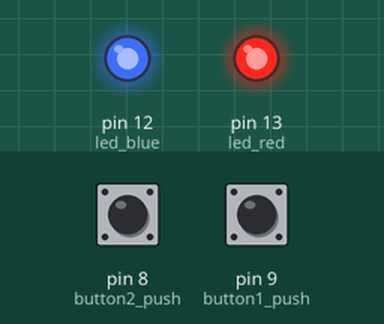
This sketch was run on a simulated Arduino Uno, built with avr-gcc and run on an emulated ATmega328P. Shown: output pins drawn as LEDs (lit = HIGH). The test bench sets the inputs (shaded band); at power-on: pin 8 (button2_push) HIGH, pin 9 (button1_push) HIGH. What the sketch prints to the serial monitor is not drawn.

Above: at 1.2 s.
1.3 s: pin 8 (button2_push) pulled LOW for 0.15 s
At 1.38 s:
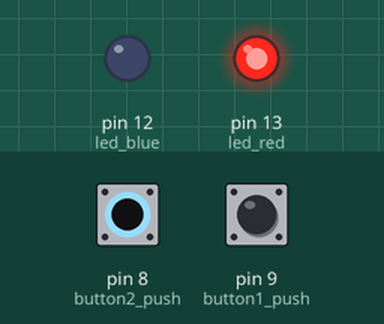
2.9 s: pin 9 (button1_push) pulled LOW for 0.15 s
At 2.98 s:
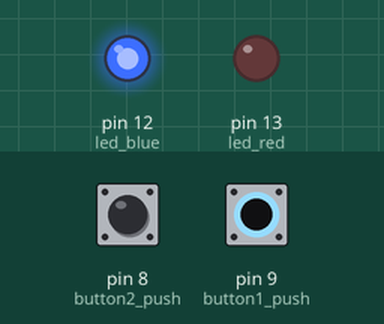
4.5 s: pin 9 (button1_push) pulled LOW for 3.2 s
At 8.3 s:
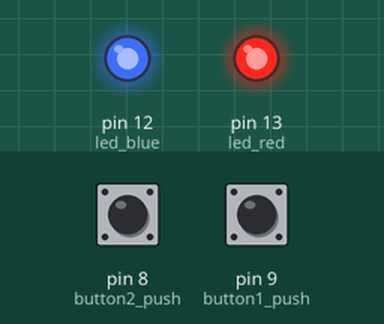
9.2 s: pin 8 (button2_push) pulled LOW for 3.2 s
At 9.6 s:
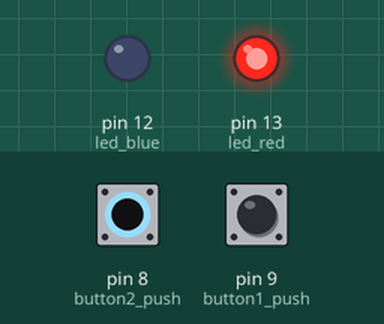
13.9 s: pin 8 (button2_push) driven LOW and pin 9 (button1_push) driven LOW
At 14.4 s:
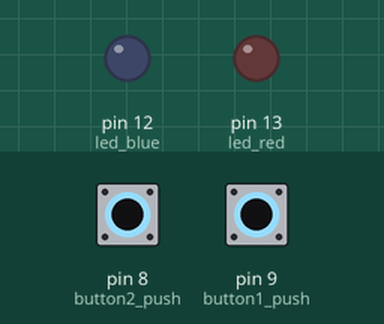
Timing chart, 0 to 16.4 s (numbered marks = the images above; inputs shaded):
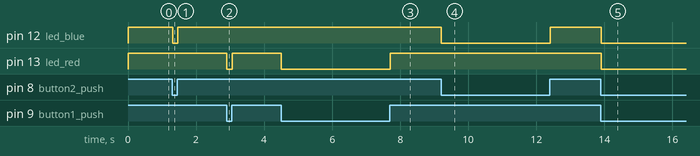

Measured:
- after the input at 1.3 s, pin 12 (led_blue): HIGH → LOW at once, → HIGH 0.15 s later
- after the input at 2.9 s, pin 13 (led_red): HIGH → LOW at once, → HIGH 0.15 s later
- after the input at 4.5 s, pin 13 (led_red): HIGH → LOW at once, → HIGH 3.2 s later
- after the input at 9.2 s, pin 12 (led_blue): HIGH → LOW at once, → HIGH 3.2 s later
- after the input at 13.9 s, pin 12 (led_blue), pin 13 (led_red): HIGH → LOW at once

The sketch:

Push_Button_2_-LED_2_.ino
```cpp
int led_red = 13;
int led_blue = 12;
int button1_push = 9;
int button2_push = 8;

void setup() {
  Serial.begin(9600);
  pinMode(led_red, OUTPUT);
  pinMode(led_blue, OUTPUT);

}

void loop() {
  int readValue1 = digitalRead(button1_push);
  int readValue2 = digitalRead(button2_push);
  Serial.println(readValue1);
  Serial.println(readValue2);

  if (readValue1 == LOW)
    digitalWrite(led_red, LOW);
  else
    digitalWrite(led_red, HIGH);

  if (readValue2 == LOW)
    digitalWrite(led_blue, LOW);
  else
    digitalWrite(led_blue, HIGH);
}
```
